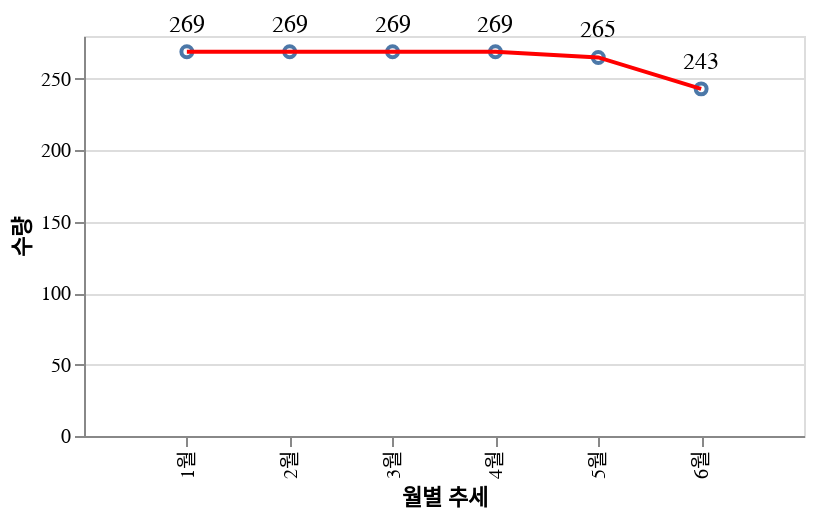

This figure's notebook cell:
### Code cell
chart

### Figure 1 — Vega-Lite specification as saved in the notebook (floating-point values rounded to 4 significant figures)
{"config": {"axis": {"fontSize": 12, "font": "맑은고딕", "anchor": "start", "fontColor": "#000000"}}, "layer": [{"mark": "point", "encoding": {"text": {"field": "성패", "type": "nominal"}, "x": {"field": "월", "scale": {"padding": 15}, "title": "월별 추세", "type": "nominal"}, "y": {"aggregate": "sum", "field": "count", "title": "수량", "type": "quantitative"}}}, {"mark": {"type": "line", "color": "red"}, "encoding": {"x": {"field": "월", "title": "월별 추세", "type": "nominal"}, "y": {"aggregate": "sum", "field": "count", "title": "", "type": "quantitative"}}}, {"mark": {"type": "text", "align": "center", "baseline": "line-top", "color": "black", "dy": -20, "fontSize": 12, "size": 12}, "encoding": {"text": {"aggregate": "sum", "field": "count", "type": "quantitative"}, "x": {"field": "월", "scale": {"padding": 15}, "title": "월별 추세", "type": "nominal"}, "y": {"aggregate": "sum", "field": "count", "title": "수량", "type": "quantitative"}}}], "data": {"name": "data-166a5a0e079b72f54e1aff08917c6e81"}, "height": 200, "width": 360, "$schema": "https://vega.github.io/schema/vega-lite/v4.17.0.json", "datasets": {"data-166a5a0e079b72f54e1aff08917c6e81": [{"년도": "22년", "월": "1월", "리전": "SG", "AZ": "1센터", "테넌트": "PRD", "count": 269.0, "주간": "O", "월간": "O", "연간": "O"}, {"년도": "22년", "월": "2월", "리전": "SG", "AZ": "1센터", "테넌트": "PRD", "count": 269.0, "주간": "O", "월간": "O", "연간": "O"}, {"년도": "22년", "월": "3월", "리전": "SG", "AZ": "1센터", "테넌트": "PRD", "count": 269.0, "주간": "O", "월간": "O", "연간": "O"}, {"년도": "22년", "월": "4월", "리전": "SG", "AZ": "1센터", "테넌트": "PRD", "count": 269.0, "주간": "O", "월간": "O", "연간": "O"}, {"년도": "22년", "월": "5월", "리전": "SG", "AZ": "1센터", "테넌트": "PRD", "count": 265.0, "주간": "O", "월간": "O", "연간": "O"}, {"년도": "22년", "월": "6월", "리전": "SG", "AZ": "1센터", "테넌트": "PRD", "count": 243.0, "주간": "O", "월간": "O", "연간": "O"}]}}
